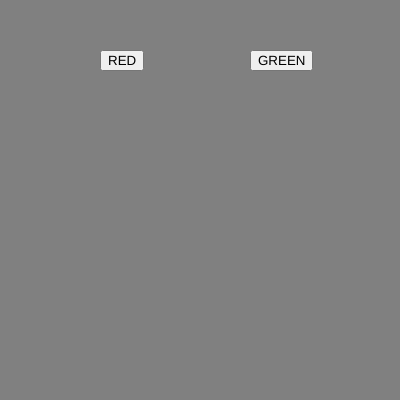
Frame 1 (no input)
Frame 60 (no input): identical to frame 1, image omitted
Frame 120 (the mouse pressed at the canvas centre since frame 60): identical to frame 1, image omitted

The p5.js sketch that drew this single still picture (run headless with seeded random() and noise() and a simulated clock; from frame 60 on, the mouse is pressed at the canvas centre):

// p5.js sketch
// ── sketch.js
var btn_red;
var btn_green;

var r = 0;
var g = 0;
var b = 0;

function setup() {
  createCanvas(400, 400);  

  btn_red = createButton("RED");
  btn_red.position(100,50);

  btn_green = createButton("GREEN");
  btn_green.position(250,50);
}

function draw() {
  background(128,128,128)

  if(keyIsDown(LEFT_ARROW)){
    background(255,0,0)
  }
  if(keyIsDown(RIGHT_ARROW)){
    background(0,255,0)
  }
}
